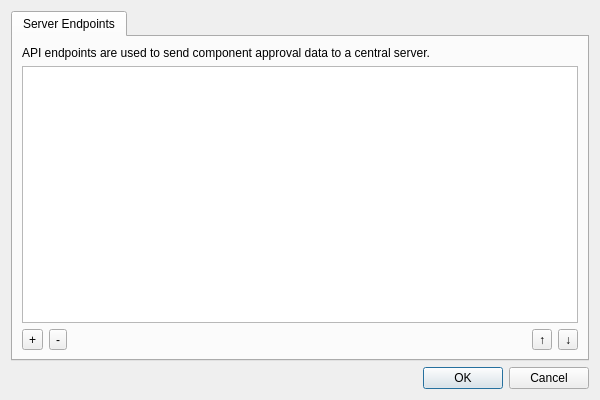
<?xml version="1.0" encoding="UTF-8"?>
<ui version="4.0">
 <class>SettingsDialog</class>
 <widget class="QDialog" name="SettingsDialog">
  <property name="windowTitle">
   <string>Settings</string>
  </property>
  <property name="geometry">
   <rect>
    <x>0</x>
    <y>0</y>
    <width>600</width>
    <height>400</height>
   </rect>
  </property>
  <layout class="QVBoxLayout" name="verticalLayout_8">
   <item>
    <widget class="QTabWidget" name="tabWidget">
     <widget class="QWidget" name="tab_server">
      <attribute name="title">
       <string>Server Endpoints</string>
      </attribute>
      <layout class="QVBoxLayout" name="verticalLayout_9">
       <item>
        <widget class="QLabel" name="label_5">
         <property name="text">
          <string>API endpoints are used to send component approval data to a central server.</string>
         </property>
         <property name="wordWrap">
          <bool>true</bool>
         </property>
        </widget>
       </item>
       <item>
        <widget class="QListWidget" name="serverEndpointList"/>
       </item>
       <item>
        <layout class="QHBoxLayout" name="horizontalLayout_2">
         <item>
          <widget class="QToolButton" name="toolButton_addServer">
           <property name="text">
            <string>+</string>
           </property>
          </widget>
         </item>
         <item>
          <widget class="QToolButton" name="toolButton_removeServer">
           <property name="text">
            <string>-</string>
           </property>
          </widget>
         </item>
         <item>
          <spacer name="horizontalSpacer">
           <property name="orientation">
            <enum>Qt::Horizontal</enum>
           </property>
           <property name="sizeHint" stdset="0">
            <size>
             <width>40</width>
             <height>20</height>
            </size>
           </property>
          </spacer>
         </item>
         <item>
          <widget class="QToolButton" name="toolButton_moveUp">
           <property name="text">
            <string>↑</string>
           </property>
          </widget>
         </item>
         <item>
          <widget class="QToolButton" name="toolButton_moveDown">
           <property name="text">
            <string>↓</string>
           </property>
          </widget>
         </item>
        </layout>
       </item>
      </layout>
     </widget>
    </widget>
   </item>
   <item>
    <widget class="QDialogButtonBox" name="buttonBox">
     <property name="orientation">
      <enum>Qt::Horizontal</enum>
     </property>
     <property name="standardButtons">
      <set>QDialogButtonBox::Cancel|QDialogButtonBox::Ok</set>
     </property>
    </widget>
   </item>
  </layout>
 </widget>
 <resources/>
 <connections>
  <connection>
   <sender>buttonBox</sender>
   <signal>accepted()</signal>
   <receiver>SettingsDialog</receiver>
   <slot>accept()</slot>
   <hints>
    <hint type="sourcelabel">
     <x>248</x>
     <y>254</y>
    </hint>
    <hint type="destinationlabel">
     <x>157</x>
     <y>274</y>
    </hint>
   </hints>
  </connection>
  <connection>
   <sender>buttonBox</sender>
   <signal>rejected()</signal>
   <receiver>SettingsDialog</receiver>
   <slot>reject()</slot>
   <hints>
    <hint type="sourcelabel">
     <x>316</x>
     <y>260</y>
    </hint>
    <hint type="destinationlabel">
     <x>286</x>
     <y>274</y>
    </hint>
   </hints>
  </connection>
 </connections>
</ui>
